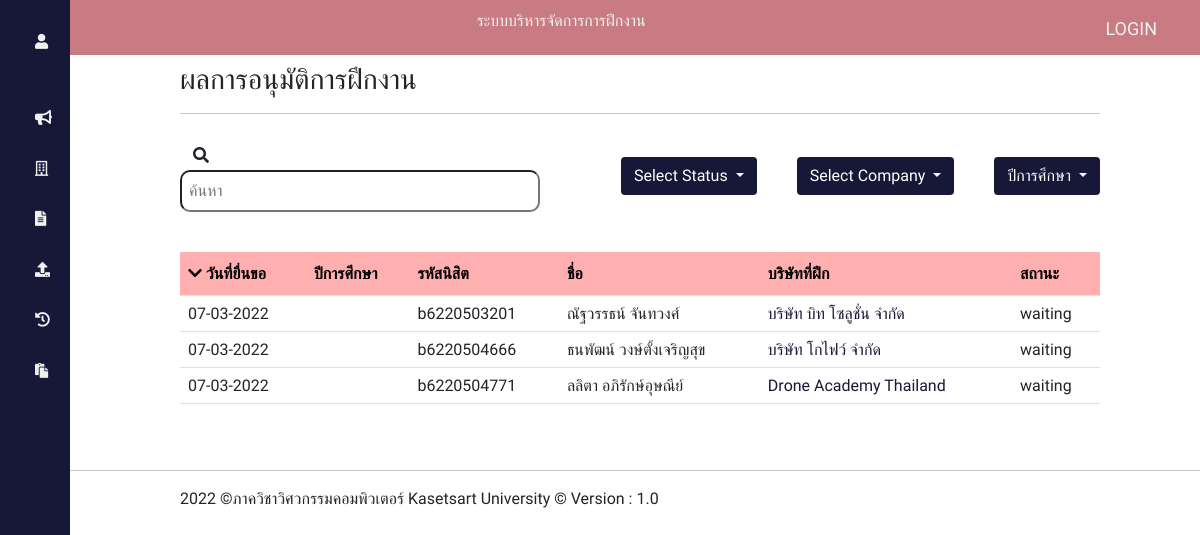
Before: /?controller=petition&action=index with the older database file.
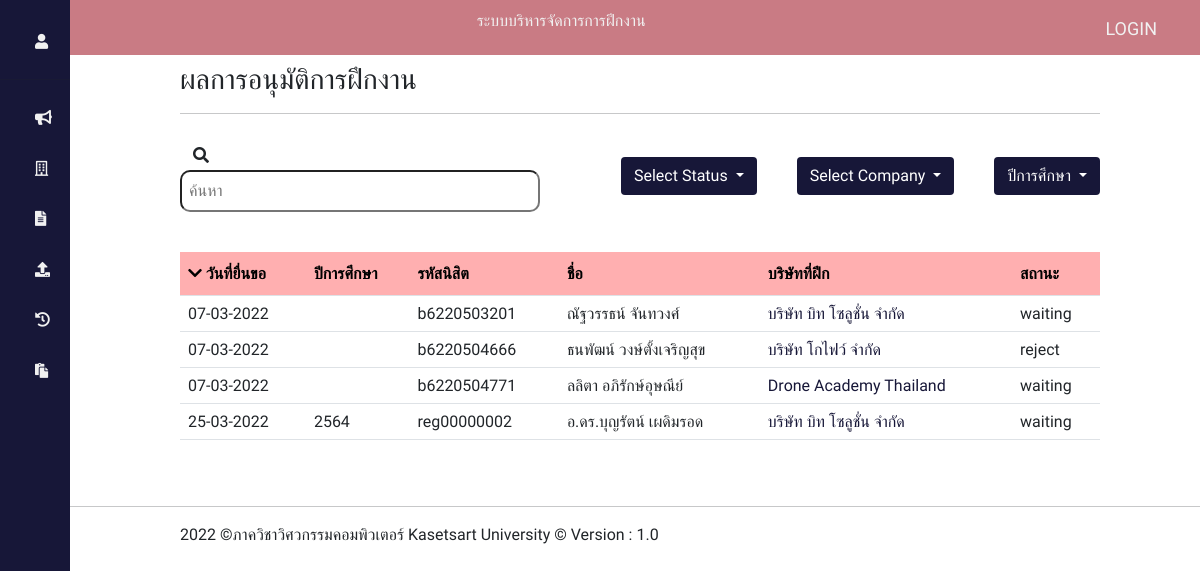
After: the same page with the newer database file.
### tables this page shows
CREATE TABLE `requestform` (
  `ID` int(5) NOT NULL,
  `requestID` varchar(11) NOT NULL,
  `statusName` enum('waiting','approve','reject') NOT NULL DEFAULT 'waiting',
  `createDate` date NOT NULL DEFAULT current_timestamp(),
  `phoneNumber` varchar(10) NOT NULL,
  `facebookName` varchar(50) NOT NULL,
  `positionRequest` varchar(50) NOT NULL,
  `agentName` varchar(50) NOT NULL,
  `agentPosition` varchar(50) NOT NULL,
  `HR_Name` varchar(50) NOT NULL,
  `HR_PhoneNamber` varchar(10) NOT NULL,
  `HR_Email` varchar(30) NOT NULL,
  `startDate` date NOT NULL,
  `endDate` date NOT NULL,
  `approverID` varchar(11) DEFAULT NULL,
  `companyID` int(3) NOT NULL,
  `reasonReject` varchar(300) NOT NULL,
  `academicYear` varchar(4) NOT NULL
);

CREATE TABLE `user` (
  `username` varchar(11) NOT NULL,
  `password` varchar(18) NOT NULL,
  `position` enum('student','lecturer','admin') NOT NULL,
  `firstName` varchar(30) NOT NULL,
  `lastName` varchar(30) NOT NULL,
  `academicYear` varchar(4) DEFAULT NULL,
  `imagePath` varchar(500) NOT NULL
);

CREATE TABLE `company` (
  `ID` int(3) NOT NULL,
  `name` varchar(30) NOT NULL,
  `address` varchar(100) NOT NULL,
  `type` varchar(30) NOT NULL,
  `phoneNumber` varchar(10) NOT NULL,
  `faxNumber` varchar(10) NOT NULL,
  `department` enum('มี','ไม่มี') NOT NULL,
  `payPerDay` int(3) DEFAULT 0,
  `agentName` varchar(50) NOT NULL,
  `agentPosition` varchar(50) NOT NULL,
  `HR_Name` varchar(50) NOT NULL,
  `HR_Position` varchar(50) NOT NULL,
  `HR_PhoneNamber` varchar(10) NOT NULL,
  `requestPosition` varchar(100) NOT NULL,
  `jobDescription` varchar(200) NOT NULL,
  `amountPerson` int(2) NOT NULL,
  `requiredSkill` varchar(200) NOT NULL,
  `startDate` date NOT NULL,
  `endDate` date NOT NULL
);

### index.php (called while the page is built, shortened)
<?php
    if(isset($_GET['controller'])&&isset($_GET['action'])){
        $controller = $_GET['controller'];
        $action =$_GET['action'];
    }
    else{
        $controller='login';
        $action='index';
    }
    ?>
        <?php  require_once("routes.php") ?>

### controllers/petition_controller.php (called while the page is built, shortened)
<?php
     class PetitionController{
        public function index(){
            $requestform_List=Requestform::getAll();
            require_once("./view/petition/index_petition.php");
        }
    }

### models/requestformModels.php (called while the page is built, shortened)
<?php
class Requestform
{
    public function __construct(
        $id,
        $requestID,
        $statusName,
        $createDate,
        $phoneNumber,
        $facebookName,
        $positionRequest,
        $agentName,
        $agentPosition,
        $HR_Name,
        $HR_PhoneNamber,
        $HR_Email,
        $startDate,
        $endDate,
        $approverID,
        $companyID,
        $firstName,
        $lastName,
        $position,
        $academicYear,
        $imagePath,
        $companyName,
        $reasonReject
    ) {
        $this->requestID = $requestID;
        $this->statusName = $statusName;
        $this->createDate = $createDate;
        $this->companyID = $companyID;
        $this->firstName = $firstName;
        $this->lastName = $lastName;
        $this->academicYear = $academicYear;
        $this->companyName=$companyName;
    }
    public static function getAll()
    {
        $requestformList = [];
        require("connection_connect.php");
        $sql = "SELECT requestform.ID AS ID,requestID,statusName,createDate,requestform.phoneNumber AS phoneNumber,facebookName,positionRequest,
        requestform.agentName AS agentName,requestform.agentPosition AS agentPosition,requestform.HR_Name AS
        HR_Name,requestform.HR_PhoneNamber AS HR_PhoneNamber,requestform.HR_Email AS HR_Email,requestform.startDate AS
        startDate,requestform.endDate AS endDate,approverID,companyID,reasonReject,firstName,lastName,position,user.academicYear AS userAcademicYear,requestform.academicYear AS academicYear,imagePath,company.name
        AS companyName FROM requestform LEFT JOIN user ON user.username=requestform.requestID LEFT JOIN company ON companyID=company.ID;";
        $result = $conn->query($sql);
        while ($my_row = $result->fetch_assoc()) {
            $id = $my_row["ID"];
            $requestID = $my_row["requestID"];
            $statusName = $my_row["statusName"];
            $createDate = $my_row["createDate"];
            $phoneNumber = $my_row["phoneNumber"];
            $facebookName = $my_row["facebookName"];
            $positionRequest = $my_row["positionRequest"];
            $agentName = $my_row["agentName"];
            $agentPosition = $my_row["agentPosition"];
            $HR_Name = $my_row["HR_Name"];
            $HR_PhoneNamber = $my_row["HR_PhoneNamber"];
            $HR_Email = $my_row["HR_Email"];
            $startDate = $my_row["startDate"];
            $endDate = $my_row["endDate"];
            $approverID = $my_row["approverID"];
            $companyID = $my_row["companyID"];
            $firstName = $my_row["firstName"];
            $lastName = $my_row["lastName"];
            $position = $my_row["position"];
            $academicYear = $my_row["academicYear"];
            $imagePath=$my_row["imagePath"];
            $companyName=$my_row["companyName"];
            $reasonReject=$my_row["reasonReject"];
            $requestformList[] = new Requestform(
                $id,
                $requestID,
                $statusName,
                $createDate,
                $phoneNumber,
                $facebookName,
                $positionRequest,
                $agentName,
                $agentPosition,
                $HR_Name,
                $HR_PhoneNamber,
                $HR_Email,
                $startDate,
                $endDate,
                $approverID,
                $companyID,
                $firstName,
                $lastName,
                $position,
                $academicYear,
                $imagePath,
                $companyName,
                $reasonReject
            );
        }
        return $requestformList;
    }
}

### view/petition/index_petition.php (the view, shortened to what this page needs)
<?php require_once("menuTop.php") ?>
<body>
  <div>
    <h3>ผลการอนุมัติการฝึกงาน</h3>
    <hr style="width:100%;text-align:left;margin-left:0;">
    <form method="get" action="">
      <div class="search-box">
        <div>
          <div class="search">
            <button class="btn" type="submit" name="action" value="searchPetition"><i class="fas fa-search"></i></button>
            <input type="text" name="key" placeholder="ค้นหา" />
          </div>
        </div>
        <div class="dropdown" style="padding-left: 40px;">
          <button class="btn dropdown-toggle" style="background-color:#171738;color: #FFF;" type="button" id="dropdownMenuButton1" data-bs-toggle="dropdown" aria-expanded="false">
            Select Status
          </button>
        </div>
        <div class="dropdown" style="padding-left: 40px;">
          <button class="btn dropdown-toggle" style="background-color:#171738;color: #FFF;" type="button" id="dropdownMenuButton1" data-bs-toggle="dropdown" aria-expanded="false">
            Select Company
          </button>
        </div>
        <div class="dropdown" style="padding-left: 40px;">
          <button class="btn dropdown-toggle" style="background-color:#171738;color: #FFF;" type="button" id="dropdownMenuButton1" data-bs-toggle="dropdown" aria-expanded="false">
            ปีการศึกษา
          </button>
        </div>
      </div>
    </form>
    <table class="table" id="table-header">
      <tr method="get" action="">
        <th><a href="?controller=petition&action=SortDate&key1=1" style="color: #000; text-decoration: none;"><i class="fas fa-chevron-down"></i><?php echo " วันที่ยื่นขอ"; ?></th>
        <th>ปีการศึกษา</th>
        <th>รหัสนิสิต</th>
        <th>ชื่อ</th>
        <th>บริษัทที่ฝึก</th>
        <th>สถานะ</th>
      </tr>
      <?php
      foreach ($requestform_List as $requestform) {
        $timestamp = strtotime($requestform->createDate);
        $new_dateformat = date("d-m-Y", $timestamp);
        echo "<tr><td>$new_dateformat</td>
                  <td>$requestform->academicYear</td>
                  <td>$requestform->requestID</td>
                  <td>$requestform->firstName  $requestform->lastName</td>";?>
                  <td><a style="text-decoration: none;color: #171738;" href='?controller=company&action=viewCompany&ID=<?php echo "$requestform->companyID"; ?>'><?php echo "$requestform->companyName"; ?></a></td>
                  <td><?php echo "$requestform->statusName"; ?></td>
      <?php
      };
      ?>
    </table>
      <br>
  </div>
</body>
<?php require_once("menuDown.php") ?>

### routes.php (shortened to what this page needs)
<?php
    $controllers =array('pages'=>['home','error','login'],
    'login'=>['index','login','logout'],
    'profile'=>['index',"profile2"],
    'announce'=>['index','addAnnounce'],
    'company'=>['index','newCompany','addCompany','viewCompany','indexcompanyDetail','updatecompanyDetailPage1','updatecompanyDetailPage2','updatecompanyDetailPage3'],
    'uploadreport'=>['index'],
    'internshiphistory'=>['index','detailInternshiphistory'],
    'petition'=>['index','newPetition','addPetition','indexSummaryPetition','approvePetition','approveView','approveApprove','approveReject','searchPetition','SortDate','searchApprove'],
    'document'=>['IndexdownloadRequestInternship','IndexdownloadDocument','IndexuploadDocument']);
    function call($controller,$action){
        switch($controller){
            case "petition":
                        require_once("models/companyModel.php");
                        require_once("models/requestformModels.php");
                        $controller = new PetitionController();
                        break;
        }
        $controller->{$action}();
    }
    if(array_key_exists($controller,$controllers)){
        if(in_array($action,$controllers[$controller])){
            call($controller,$action);
        }
        else{
            call('pages','error');
        }
    }
    else{
        call('pages','error');
    }
?>

### menuTop.php (shortened to what this page needs)
<!DOCTYPE html>
<html lang="en">
<head>
    <link href="./fontawesome-free-5.15.4-web/css/all.css" rel="stylesheet">
    <link href="https://cdn.jsdelivr.net/npm/@fortawesome/fontawesome-free@5.15.4/css/fontawesome.min.css" rel="stylesheet">
    <link href="https://cdn.jsdelivr.net/npm/bootstrap@5.1.1/dist/css/bootstrap.min.css" rel="stylesheet">
</head>
<body style="font-family: 'Prompt', sans-serif;">
    <div class="navbar">
        <div><p>ระบบบริหารจัดการการฝึกงาน</p></div>
        <?php
        if (isset($_SESSION['firstname'])) {
        ?>
          <a class="btn" href="?controller=login&action=index"><i class="fas fa-sign-out-alt"></i> LOGOUT</a>
        <?php
        } else {
          echo "<a class='btn' href='?controller=login&action=index'>LOGIN</a>";
        }
        ?>
    </div>
    <div class="sidenav">
        <a href="?controller=profile&action=<?php if($_SESSION['position']=="student"){
          echo "index";
        }else{
          echo "profile2";
        }?>">
        <i class="fas fa-user"></i>
        <span style="padding: 0px 70px 0px 26px;"><?php echo $_SESSION['firstname'];?> <?php echo $_SESSION['lastname'];?></span></a>
        <hr style="width:100%;text-align:left;margin-left:0">
        <a href="?controller=announce&action=index"><i class="fas fa-bullhorn"></i><span style="padding-left: 26px;">ดูประกาศ</span></a>
        <a href="?controller=company&action=index"><i class="far fa-building"></i><span style="padding-left: 26px;">สถานประกอบการ</span></a>
        <div class="dropdown"><a href="#"><i class="fas fa-file-alt"></i><span style="padding: 0px 70px 0px 26px;">คำร้องฝึกงาน</span><i class="fa fa-caret-down"></i></a>
        </div>
        <a href="?controller=uploadreport&action=index"><i class="fas fa-upload"></i><span style="padding-left: 26px;">อัพโหลดรายงาน</span></a>
        <a href="?controller=internshiphistory&action=index"><i class="fas fa-history"></i><span style="padding-left: 26px;">ประวัติการฝึกงาน</span></a>
        <div class="dropdown"><a href="#"><i class="fas fa-paste"></i><span style="padding: 0px 40px 0px 26px;">เอกสารการฝึกงาน</span><i class="fa fa-caret-down"></i></a>
        </div>
  </div>
  <div class="content-main">

### menuDown.php
</div>
        <footer>
                    <hr className="line"/>
                    <p style="padding-left: 180px;">2022 ©ภาควิชาวิศวกรรมคอมพิวเตอร์ Kasetsart University © Version : 1.0</p>
        </footer>
</body>
</html>

### menuTop.php (style rules this page uses)
body { font-family:'Prompt', sans-serif; margin:0; background-color: rgb(240, 240, 240); }
.sidenav { height: 100%; width: 70px; position: fixed; z-index: 1; top: 0; left: 0; background-color: #171738; overflow-x: hidden; padding-top: 20px; transition: 0.5s; display: flexbox; }
.sidenav a { padding: 14px 8px 14px 35px; text-decoration: none; font-size: 15px; color: #f1f1f1; display: flex; transition: 0.3ss; white-space: nowrap; }
.navbar { background-color: #C97B84; width: 100%; height: 55px; top: 0; left: 0; position: sticky; display: flex; justify-content: space-around; padding: 30px; font-size: 16px; color: #f1f1f1; }
.navbar a { text-decoration: none; color: #f1f1f1; font-size: 18px; }
.content-main { width: 100%; padding: 8px 100px 10px 180px; top: 0; left: 0; }

### view/petition/index_petition.php (style rules this page uses)
.search-box { margin: 10px 0px 30px 0px; display: flex; align-items: center; border-radius: 10px; }
.search { padding: 10px 0px 10px 0px; }
.search input { border-radius: 10px; width: 360px; padding: 7px; }
#table-header { padding-top: 20px; border-collapse: collapse; width: 100%; }
#table-header tr th { padding-top: 12px; padding-bottom: 12px; text-align: left; background-color: #FFAFB0; color: #000; }

Changed rows visible on the page:
changed requestform "ธนพัฒน์": statusName "waiting" → "reject"
added requestform: createDate "25-03-2022", academicYear "2564", requestID "reg00000002", requestID.firstName "อ.ดร.บุญรัตน์", requestID.lastName "เผดิมรอด", companyID.name "บริษัท บิท โซลูชั่น จำกัด", statusName "waiting"
